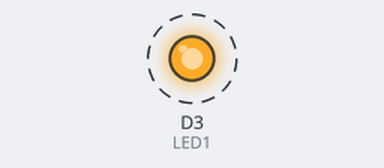
The sketch below on a simulated ESP8266 (NodeMCU). Shown: output pins drawn as LEDs (lit = HIGH). Dashed ring = blinking.

Above: at 0.15 s.
Timing chart, 0 to 3.0 s (numbered marks = the images above):
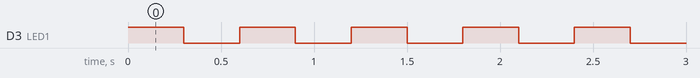

The sketch:

15-6-19_LED_turn_on_and_off.ino
```cpp
// A simple program to sequentially turn on and turn off 3 LEDs

int LED1=D3;


void setup() {
  // put your setup code here, to run once:

  pinMode(LED1, OUTPUT);
}
void loop() {
  // put your main code here, to run repeatedly:

  digitalWrite(LED1, HIGH); // turn on LED1
  delay(300); //wait for 200ms
  digitalWrite(LED1, LOW); // turn off LED1
  delay(300); //wait for 300ms
}
```

Measured:
- by itself, D3 (LED1): alternates HIGH for 0.30 s and LOW for 0.30 s
